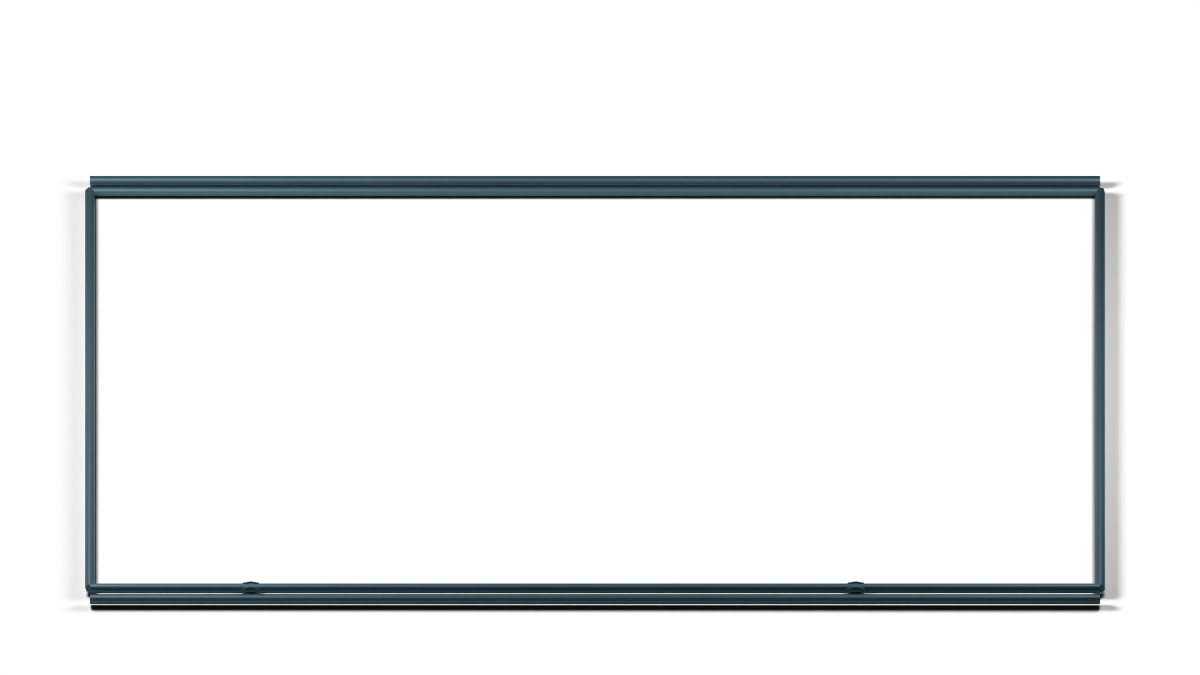
#> input picture art/experiments/external-art-spike/iterations/02/utilities.png, 2400 x 1350 px, given in place of env-rack-c.png, which was not available (shown at 1/2 size)
$ python compose_hall.py
#> lines starting #> are read from the running program, lines starting #| are printed output that depends on the picture; pictures that were not available may be replaced by others from this repository, and a replacement may not be noted
# /// script
# requires-python = ">=3.11"
# dependencies = ["Pillow==11.3.0"]
# ///
# Run: uv run source/compose_hall.py
"""Compose existing V3 environment with actual rendered external utility geometry."""
import json
import os
from pathlib import Path

from PIL import Image, ImageDraw, ImageFilter

ROOT = Path(__file__).resolve().parents[1]
REPO = ROOT.parents[2]
ITERATION = os.environ.get("ART_ITERATION", "03")
if ITERATION not in {"02", "03"}:
    raise RuntimeError("Hall composition supports iterations 02 and 03")
OUTPUT = ROOT / "iterations" / ITERATION
OUTPUT.mkdir(parents=True, exist_ok=True)
canvas = Image.new("RGBA", (2400, 1350), "#0c202d")
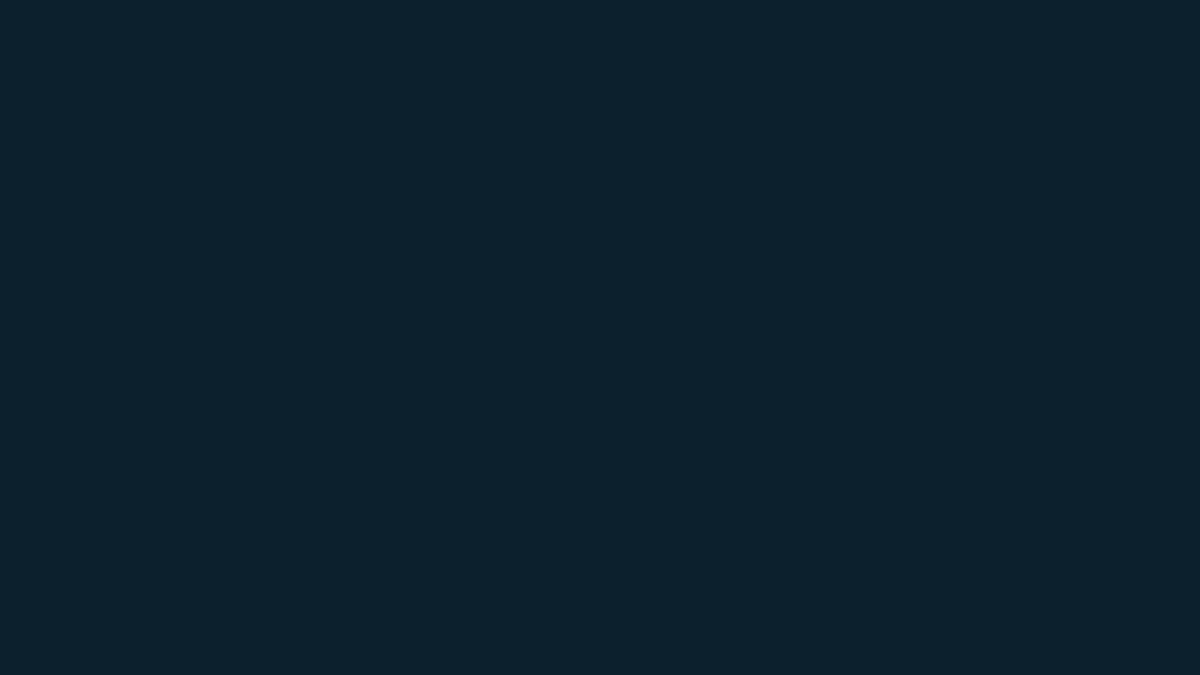
#> canvas: PIL image 2400x1350 RGBA (shown at 1/2 size); mean R, G, B, A 12, 32, 45, 255
draw = ImageDraw.Draw(canvas)
for y in range(1350):
    value = max(0, 1 - abs(y - 730) / 850)
    draw.line((0, y, 2400, y), fill=(8 + int(7 * value), 23 + int(15 * value), 33 + int(20 * value)))
for x in range(-2500, 5000, 100):
    draw.line((x, 0, x + 2455, 1350), fill="#193440", width=1)
    draw.line((x, 0, x - 2455, 1350), fill="#193440", width=1)
draw.rectangle((0, 0, 2400, 145), fill="#112838")
draw.rectangle((0, 135, 2400, 151), fill="#08141e")
if ITERATION == "03":
    draw.rectangle((0, 145, 2400, 365), fill="#102634")
    draw.rectangle((0, 1060, 2400, 1230), fill="#0b1d29")
for y in [415, 1040]:
    draw.rectangle((150, y, 2250, y + 30), fill="#091924")
    draw.line((150, y, 2250, y), fill="#45606b", width=2)
    for x in range(165, 2240, 80):
        draw.line((x, y + 15, x + 24, y + 15), fill="#817956", width=3)


def sprite(name: str, point: tuple[int, int], height: int, opacity: float) -> None:
    with Image.open(REPO / "apps/web/public/assets/v3" / f"env-{name}.png") as source:
        image = source.convert("RGBA")
        image = image.crop(image.getbbox())
    image = image.resize((round(image.width * height / image.height), height), Image.Resampling.LANCZOS)
    image.putalpha(image.getchannel("A").point(lambda value: round(value * opacity)))
    canvas.alpha_composite(image, (point[0] - image.width // 2, point[1] - image.height))


if ITERATION == "02":
    for x in range(90, 2380, 210):
        sprite("wall-section", (x, 210), 150, .65)
else:
    for y in range(145):
        draw.line((0, y, 2400, y), fill=(15 + y // 14, 32 + y // 10, 44 + y // 9))
    for x in range(0, 2400, 150):
        draw.line((x, 0, x, 140), fill="#304753", width=2)
    draw.rectangle((0, 140, 2400, 158), fill="#081923")
for index, x in enumerate(range(260, 2220, 185)):
    sprite("rack-b" if index % 3 else "rack-c", (x, 310), 125, .65 if ITERATION == "02" else .46)
#> in sprite, source is the input picture: PIL image 2400x1350 RGBA; mean R, G, B, A 3.4, 4.7, 5.2, 18.5
#> in sprite, `image = image.resize((round(image.width * height / image.height), heig..`:
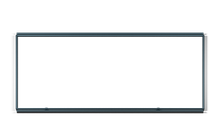
#> image: PIL image 222x125 RGBA; mean R, G, B, A 7.4, 9.2, 10.2, 18.5; transparent parts drawn white
#> in sprite, `image.putalpha(image.getchannel("A").point(lambda value: round(value *..`:
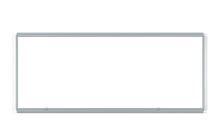
#> image: PIL image 222x125 RGBA; mean R, G, B, A 7.4, 9.2, 10.2, 8.5; transparent parts drawn white
for index, x in enumerate(range(350, 2150, 225)):
    sprite("cooling-a" if index % 4 == 1 else "rack-c", (x, 375), 145, .82 if ITERATION == "02" else .62)
#> in sprite (call 12), `image = image.resize((round(image.width * height / image.height), heig..`:
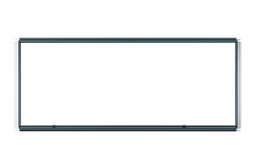
#> image: PIL image 258x145 RGBA; mean R, G, B, A 4.8, 7.1, 7.8, 18.4; transparent parts drawn white
#> in sprite (call 12), `image.putalpha(image.getchannel("A").point(lambda value: round(value *..`:
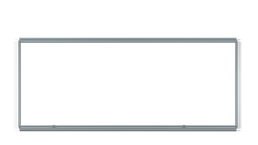
#> image: PIL image 258x145 RGBA; mean R, G, B, A 4.8, 7.1, 7.8, 11.4; transparent parts drawn white
#> (the run stopped early here; a loop or call above may not have finished)
